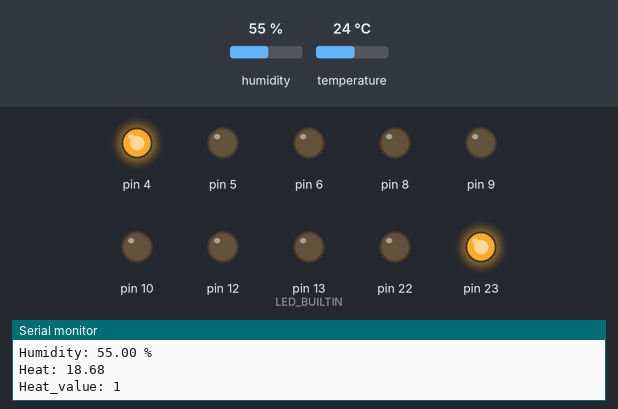
A sketch run on a simulated Arduino Leonardo, built with avr-gcc and run on an emulated ATmega32U4. Parts: output pins drawn as LEDs (lit = HIGH), the last lines printed to the serial monitor. Inputs (shaded band) come from the test bench; at power-on: temperature 24 °C, humidity 55 %.

Above: at 2.8 s.
2.9 s: temperature set to 27 °C
5.6 s: temperature set to 28.1 °C
At 6.9 s:
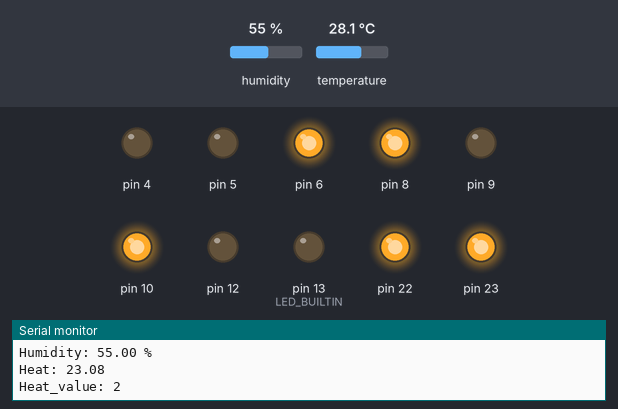
8.3 s: temperature set to 29 °C
11.4 s: temperature set to 30 °C
At 14.2 s:
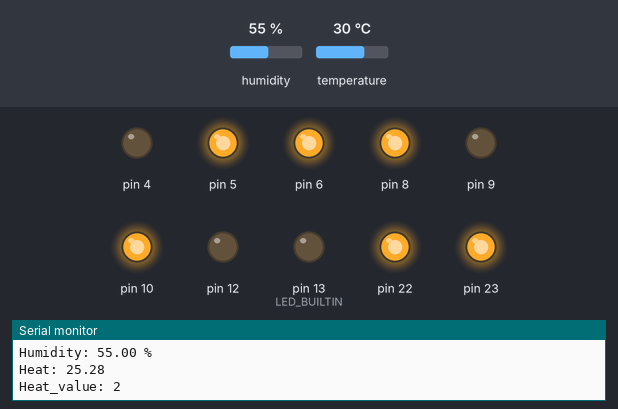
17.5 s: temperature set to 12 °C
At 19.5 s:
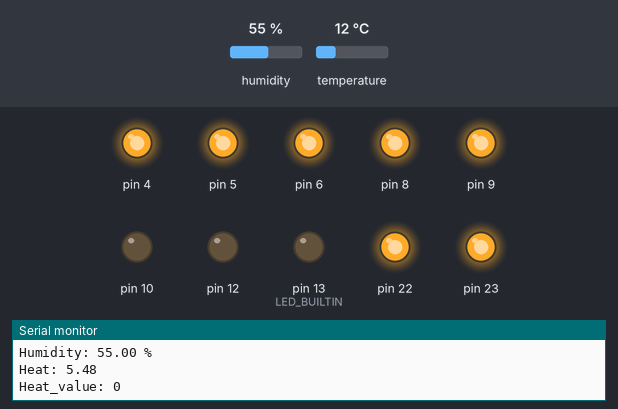
20.2 s: temperature set to 16.9 °C
22.9 s: temperature set to 18.2 °C
At 24.8 s:
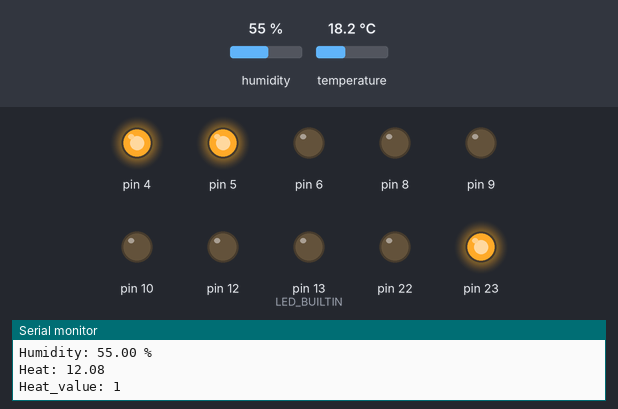
Timing chart, 0 to 26.3 s (numbered marks = the images above; inputs shaded):
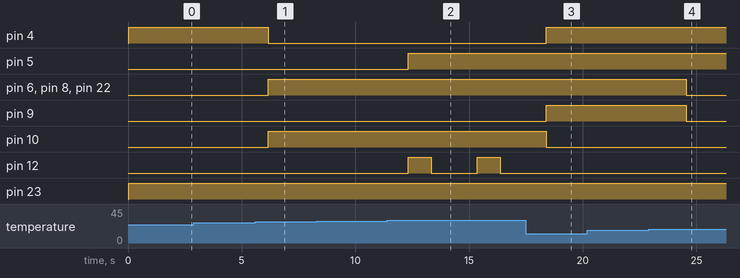

Measured:
- the behaviour switches between 27.4 and 27.5 °C on temperature (found by bisection; images 0 and 1)
- the behaviour switches between 29.4 and 29.5 °C on temperature (found by bisection; images 1 and 2)
- the behaviour switches between 17.4 and 17.5 °C on temperature (found by bisection; images 3 and 4)
- after the input at 5.6 s, pin 4: HIGH → LOW after 0.58 s; pin 6, pin 8, pin 10, pin 22: LOW → HIGH after 0.58 s
- after the input at 11.4 s, pin 5: LOW → HIGH after 0.93 s; pin 12: alternates HIGH for 1.0 s and LOW for 2.0 s, starting after 0.93 s
- after the input at 17.5 s, pin 4, pin 9: LOW → HIGH after 0.90 s; pin 10: HIGH → LOW after 0.90 s; pin 12: stays LOW (without the input it goes to HIGH after 0.90 s)
- after the input at 22.9 s, pin 6, pin 8, pin 9, pin 22: HIGH → LOW after 1.7 s

The sketch:

TEMPER_HUMID.ino
```cpp
#include "DHT.h";
const uint8_t DHT_PIN {A2};
const uint8_t RELAY_SW {12U};
const uint8_t LED(5U);
class DHT dht = DHT(DHT_PIN, 11);
uint8_t FND[]{0b11111100, 0b01100000, 0b11011010, 0b11110010,
0b01100110, 0b10110110, 0b00111110, 0b11100100, 0b11111110, 0b11100110};
void setup() {
  // put your setup code here, to run once:
  Serial.begin(115200UL); //시리얼포트 속도 셋팅
  Serial1.begin(9600UL); //bluetooth
  dht.begin(); //온도, 습도 센서 시작 == default 값
  pinMode(RELAY_SW, OUTPUT);
  pinMode(LED_BUILTIN, OUTPUT);
  pinMode(LED,OUTPUT);
  for(int i=22; i<=29; ++i){
    pinMode(i, OUTPUT);
  }
}

void loop() {
  //Serial.println("LOOP");
  // put your main code here, to run repeatedly:
  if(dht.read()){ //dht센서에서 문제없이 읽었다면
    float temperature = dht.readTemperature();
    float percentHumidity = dht.readHumidity();
    float heat = dht.computeHeatIndex(temperature, percentHumidity);
    Serial.print(F("Temperature: "));
    Serial.println(String(temperature) + " C");
    Serial.print(F("Humidity: "));
    Serial.println(String(percentHumidity) + " %");
    Serial.print(F("Heat: "));
    Serial.println(String(heat));

    //Serial1.begin -- bluetooth
    Serial1.print(F("Temperature: "));
    Serial1.println(String(temperature) + " C");
    Serial1.print(F("Humidity: "));
    Serial1.println(String(percentHumidity) + " %");
    Serial1.print(F("Heat: "));
    Serial1.println(String(heat));

    //열 감지 위험도
    const uint16_t mapped_Heat_value = map(heat, 0,100,0,9);
    Serial.println(String("Heat_value: ")+ mapped_Heat_value);
    //온도 감지
    if(temperature>=30.0){
      digitalWrite(LED, HIGH);
      digitalWrite(RELAY_SW,HIGH);
      delay(1000UL);
      digitalWrite(RELAY_SW,LOW);
      delay(1000UL);
    }
    //열감지 위험도 FND 시각화
    for(int i=2; i<=9; ++i){
      if(bitRead(FND[mapped_Heat_value], 9 - i)){
        digitalWrite(i +20, HIGH);
      }else{
        digitalWrite(i + 20, LOW);
      }
    }
    delay(1000UL);
  }
  delay(10UL);
}
```
